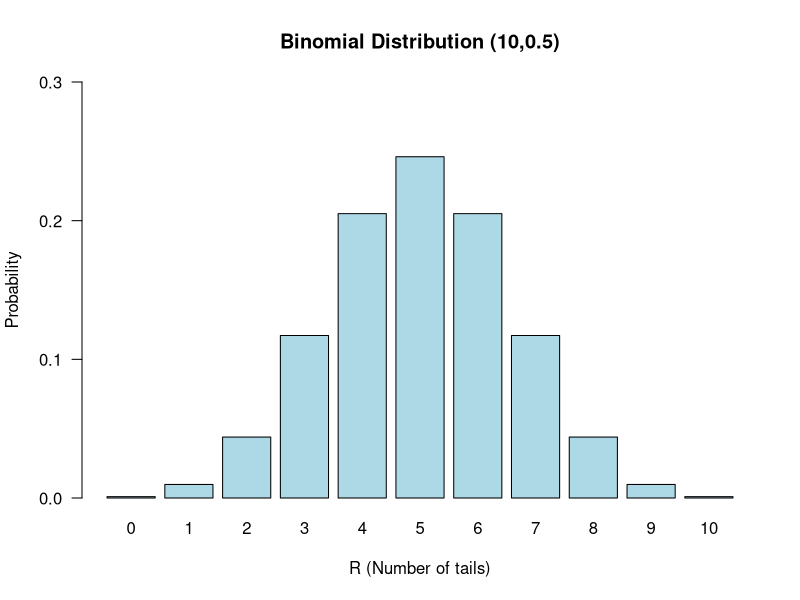
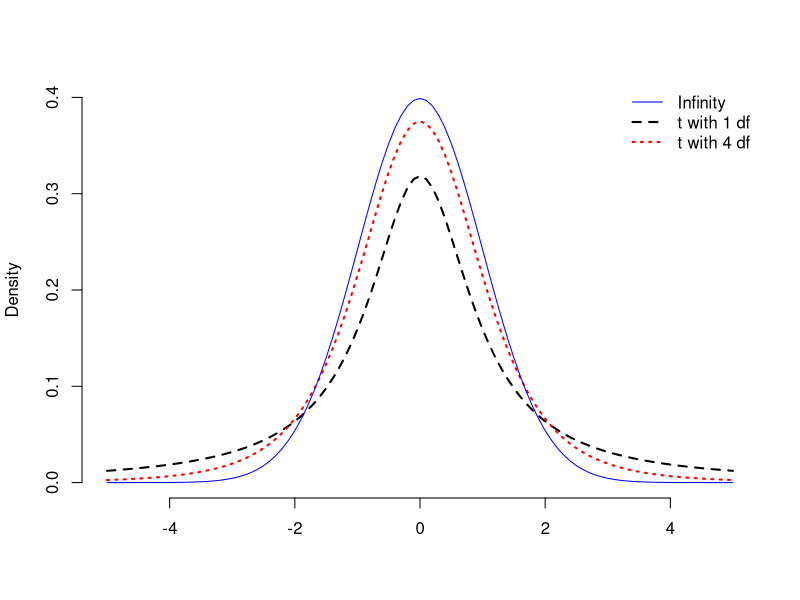

Here is the R script that generated these plots, in order:
## ---- chunk 1
 x <- (dbinom(0:10, size = 10, prob = 0.5))
  barplot(x, yaxt="n",
          col = "lightblue",
          ylim = c(0, 0.3),
          names.arg = 0:10, ylab = "Probability", xlab = "R (Number of tails)",
          main = 'Binomial Distribution (10,0.5)')
  axis(2, at=seq(0, 0.3, 0.1), las=2)
## ---- chunk 2
set.seed(1234)
#hist(x, breaks = 30, probability = T)
curve(dt(x, 1), xlim = c(-5,5), ylim = c(0, 0.4),
      frame=F, type = "l", lty=2, lwd = 2, xlab = "", ylab = "Density")
curve(dt(x, 4), xlim = c(-5,5), add = T, col="red", type = "l", lty=3, lwd=2)
curve(dnorm(x), xlim = c(-5,5), add = T, col="blue")
legend("topright", legend=c("Infinity", "t with 1 df", "t with 4 df"), col=c("blue", "black", "red"), lty = c(1, 2, 3), lwd = c(1, 2, 2) ,bty="n")
